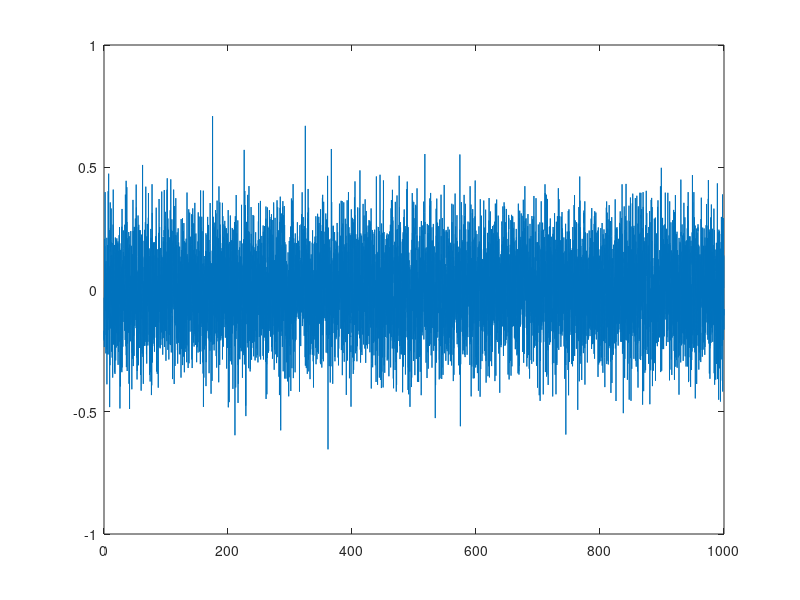
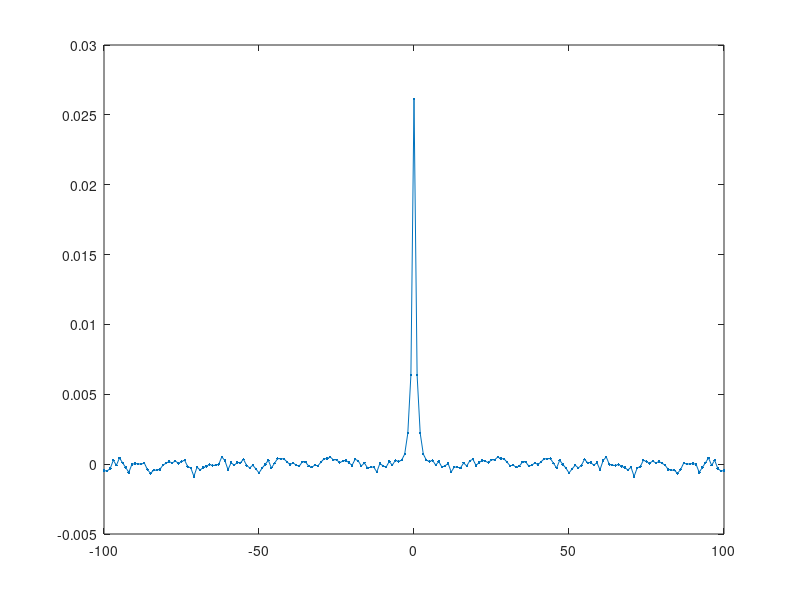
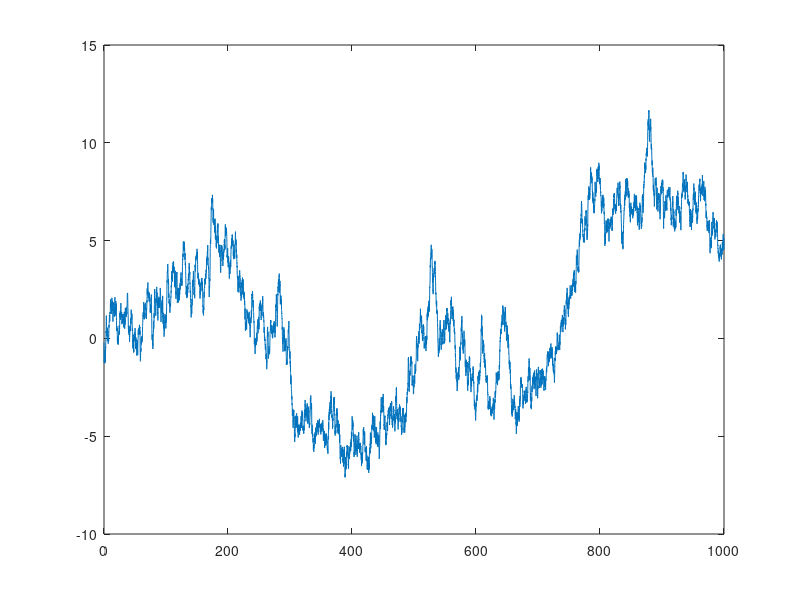
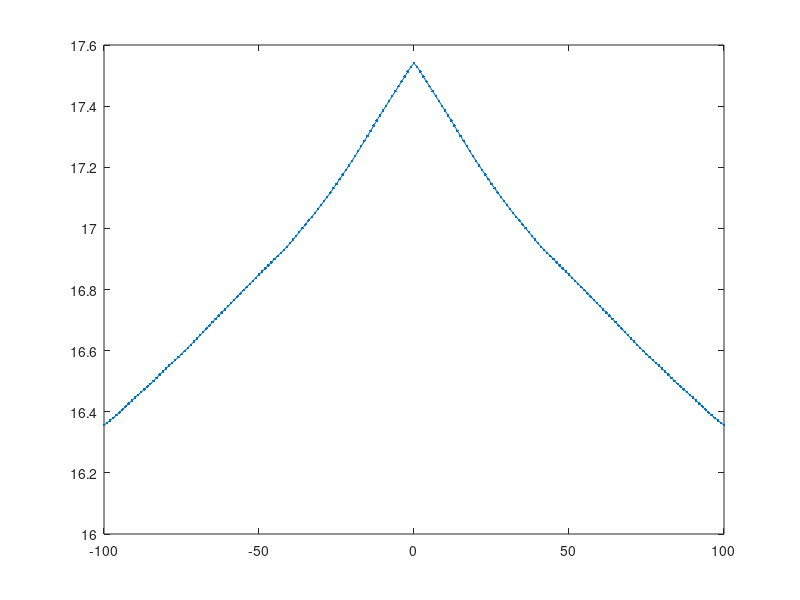

Recreate these plots in MATLAB, in order.
%ARprocess_test
%this is a test for modeling head angles with different history structures
%% AR(1)
dt = 0.1;
T = 1000;
time = 0:dt:T;
x = zeros(1,length(time));
x(1) = randn(1);

phi1 = 2.5;
sig1 = 0.5;

for tt = 1:length(x)-1
    x(tt+1) = phi1*x(tt)*dt + sig1*randn(1)*sqrt(dt);  %adding noise
end

figure()
plot(time,x)

figure()
nlags = 100;
xx = -nlags:nlags;
xcsamp = xcov(x-mean(x),nlags, 'unbiased');
plot(xx,xcsamp, '.-');


%% AR(2)
dx = zeros(1,length(time));
dx(1) = randn(1);
phi2 = 1.5;
sig2 = 0.5;
for tt = 1:length(x)-1
    x(tt+1) = x(tt) + dx(tt);  %adding noise to change
    dx(tt+1) = phi2*dx(tt)*dt + sig2*randn(1)*sqrt(dt);
end

figure()
plot(time,x)

figure()
nlags = 100;
xx = -nlags:nlags;
xcsamp = xcov(x-mean(x),nlags, 'unbiased');
plot(xx,xcsamp, '.-');
